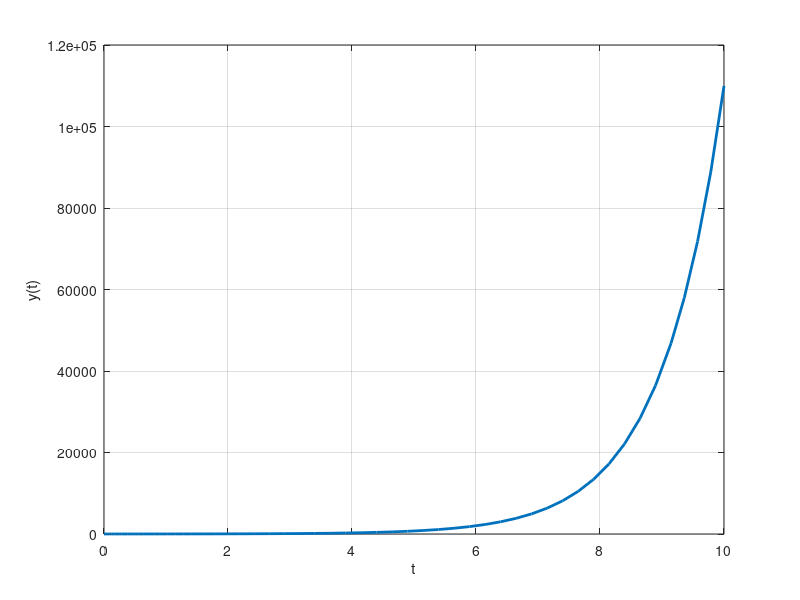

Here is the MATLAB script that generated this plot:
clear variables;
clc;
close all;

% Zadanie 2
% 
% Rozwiąż numerycznie równanie różniczkowe:
%     5*y'' + 2*y' - 7*y = f(t),
%
% gdzie:
%     f(t) =  2   dla t < 3
%            -1   dla t >= 3
%
% Warunki początkowe:
%     y(0) = 9
%     y'(0) = -1
%
% Zakres czasowy:
%     t ∈ [0, 10]
%
% Narysuj wykres funkcji y(t).

T=[0,10];
y0=[9,-1];

function dydt = sol(t,y)

   y1=y(1);
   y2=y(2);

   if t<3
       f=2;
   else
       f=-1;
   end

   dy1=y2;
   dy2=(f+7*y1-2*y2)/5;

   dydt=[dy1;dy2];
end

[t,y]=ode45(@sol,T,y0);

figure;
plot(t,y(:,1),'LineWidth',2);
xlabel('t');
ylabel('y(t)');
grid on;

